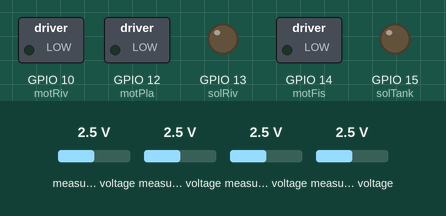
Recording of a sketch running on a simulated ESP8266 (NodeMCU). Shown: switched loads named in the sketch (green lamp = pin HIGH), output pins drawn as LEDs (lit = HIGH). The inputs (shaded band) are chosen by the test bench; at power-on: measured voltage 2.5 V. WiFi joins after 1.5 s; servers stay silent unless stated; what the sketch prints to the serial monitor is not drawn.

Above: at 3.7 s.
3.8 s: measured voltage (sensor 201) set to 0.6 V
9.2 s: measured voltage (sensor 201) set to 0.3 V
At 11.1 s:
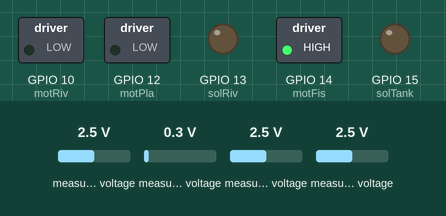
At 12.5 s:
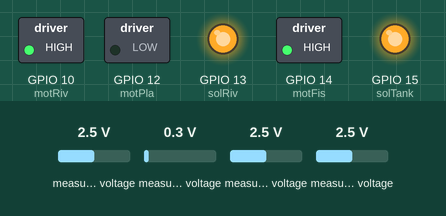
Timing chart, 0 to 14.0 s (numbered marks = the images above; inputs shaded):
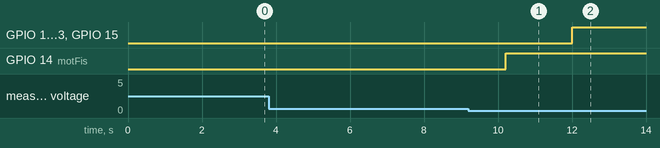

The sketch:

Aquaponics_System.ino
```cpp
#include <ESP8266WiFi.h>
#include <FirebaseESP8266.h>
#include <Adafruit_ADS1X15.h>

//Firebase Auth Tilapia
#define FIREBASE_HOST "tilapia-e9b97-default-rtdb.asia-southeast1.firebasedatabase.app"                    //Your Firebase Project URL goes here without "http:" , "\" and "/"
#define FIREBASE_AUTH "q0vPD4nBAE4rfyaMZZUYheyRkgnYNawKcZBk8Ma8" //Your Firebase Database Secret goes here
#define WIFI_SSID "Mineral Water"                                               //WiFi SSID to which you want NodeMCU to connect
#define WIFI_PASSWORD "1234azizi1234"

// Declare the Firebase Data object in the global scope
FirebaseData firebaseData;

//Pin number
const int solTank = 15; //Solenoid to tank
const int solRiv = 13; //solenoid to riber
const int motPla = 12; //motor to plant
const int motFis = 14; //motor frm fish
const int motRiv = 10; //motor frm river

//For Interrupt
const unsigned long eventSprinkler = 10000; //every 12 hr
const unsigned long eventCleaning = eventSprinkler*8; //every 4 day
unsigned long previousTime = 0;
unsigned long currentTime = millis();

//use 12 bit ADC
Adafruit_ADS1015 ads;

void interruptSprinkler();
void maintenance();

void setup(void)
{
  Serial.begin(115200);
  ads.setGain(GAIN_ONE);        // 1x gain   +/- 4.096V  1 bit = 2mV      0.125mV

  //If ADC fails
  if (!ads.begin()) {
    Serial.println("Failed to initialize ADS.");
    while (1);
  }

  //Initializing Wifi
  WiFi.begin(WIFI_SSID, WIFI_PASSWORD);                                     //try to connect with wifi
  Serial.print("Connecting to ");
  Serial.print(WIFI_SSID);
  while (WiFi.status() != WL_CONNECTED) {
    Serial.print(".");
    delay(500);
  }
  Serial.println();
  Serial.print("Connected to ");
  Serial.println(WIFI_SSID);
  Serial.print("IP Address is : ");
  Serial.println(WiFi.localIP());                                            //print local IP address
  Firebase.begin(FIREBASE_HOST, FIREBASE_AUTH);
  delay(1000);

  //Pin assignment
  pinMode(solTank, OUTPUT);
  pinMode(solRiv, OUTPUT);
  pinMode(motPla, OUTPUT);
  pinMode(motFis, OUTPUT);
  pinMode(motRiv, OUTPUT);

  //Initial state
  digitalWrite(solTank,LOW);
  digitalWrite(solRiv,LOW);
  digitalWrite(motPla,LOW);
  digitalWrite(motFis,LOW);
  digitalWrite(motRiv,LOW);

}

//Function to read water level sensor at filter tank
double waterS1()
{
  int16_t adc0;
  float volts0;

  adc0 = ads.readADC_SingleEnded(0); //Read ADC signal

  volts0 = ads.computeVolts(adc0);  //Show volts value

  Serial.print("AIN0: "); Serial.print(adc0); Serial.print("  "); Serial.print(volts0); Serial.println("V");
  delay(500);

  //Print Firebase Value
  Firebase.setInt(firebaseData, "/water/Filter/Value(bit)", adc0); //value of water level sensor in bit
  Firebase.setInt(firebaseData, "/water/Filter/Volt(V)", volts0); //value of water level sensor in volt
  delay(1000);
  return adc0;
}

//Function to read water level sensor at fish tank
double waterS2()
{
  int16_t adc1;
  float volts1;

  adc1 = ads.readADC_SingleEnded(1); //Read ADC signal

  volts1 = ads.computeVolts(adc1);  //Show volts value

  Serial.print("AIN1: "); Serial.print(adc1); Serial.print("  "); Serial.print(volts1); Serial.println("V");
  delay(500);

  Firebase.setInt(firebaseData, "/water/FishTank/Value(bit)", adc1); //value of water level sensor in bit
  Firebase.setInt(firebaseData, "/water/FishTank/Volt(V)", volts1); //value of water level sensor in volt
  delay(1000);
  return adc1;
}

//Function for ph at filter
double PH1()
{
  int16_t adc2;
  float volts2;

  adc2 = ads.readADC_SingleEnded(2);
  volts2 = ads.computeVolts(adc2);


  //no sticker sensor
  float trueVal1 = (7 + ((3.81 - volts2)/0.18))/2.55;
  Firebase.setInt(firebaseData, "/pH/Filter/Value(0-14)", trueVal1);
  delay(1000);
  return trueVal1;
}

//Ph at fish tank
double PH2()
{
  int16_t adc3;
  float volts3;

  adc3 = ads.readADC_SingleEnded(3);
  volts3 = ads.computeVolts(adc3);
  //with sticker
  float trueVal2 = (7 + ((3.87 - volts3)/0.18))/2.55;

  Firebase.setInt(firebaseData, "/pH/FishTank/Value(0-14)", trueVal2);
  delay(1000);
  return trueVal2;
}

//Function to turn on relay (NO connection initially)
void relayStatOn(int pinNumber) //Will supply power if used
{
  digitalWrite(pinNumber, HIGH);
}

void relayStatOff(int pinNumber)
{
  digitalWrite(pinNumber, LOW);
}

//MAIN Function to pump water from river to filter tank
void river2filter()
{
  int waterAtFilter = waterS1();
  Serial.println("River 2 filter");
  if(waterAtFilter <= 300) //if water level low, pump water
  {
    relayStatOn(motRiv);
  }else{ //else if water level low
    relayStatOff(motRiv);
  }
}

//MAIN Function to open solenoid from filter tank to fish tank
void filter2fish()
{
  int waterAtFish = waterS2();
  int phAtFilter = PH1();
  Serial.println("filter 2 fishr");
  //if water level low and ph 6.5 to 9 open solenoid
  if(waterAtFish <= 200 || phAtFilter >= 6 && phAtFilter <=9)
  {
    relayStatOn(solTank);
  }else{
    relayStatOff(solTank);
  }
}
//MAIN function to open pump from fish tank to filter
void fish2filter()
{
  int waterAtFish1 = waterS2();
  Serial.println("fish 2 filter");
  if(waterAtFish1 >= 200)
  {
    relayStatOn(motFis);
  }else{
    relayStatOff(motFis);
  }
}
//MAIN function to open solenoid to river from filter
void filter2River()
{
  int waterAtFilter1 = waterS1();
  Serial.println("filter 2 riber");
  if(waterAtFilter1 >= 200)
  {
    relayStatOn(solRiv);
  }else
    relayStatOff(solRiv);
}

void overall()
{
  river2filter();
  filter2fish();
  fish2filter();
  filter2River();
}

void interruptSprinkler()
{
  if(currentTime - previousTime >= eventSprinkler)
  {
    Serial.println("interruptsprinkler");
    relayStatOn(motPla);
    delay(10000); //10 sec
    relayStatOff(motPla);
  }
}

void maintenance()
{
  int start = millis();
  int end = millis();

  while((end - start) <= 600000) //run for 10min
  {
    relayStatOn(solTank);relayStatOn(solRiv); //motor to fishtank on, motor to river on
    if ((end - start) <= 420000) //if reach 7 minutes
    {
      relayStatOn(motRiv);
    }
  }
  overall();
}

void loop()
{// {
//   if(millis() - previousTime >= eventCleaning)
//   {
//     maintenance();
//   }else{
  interruptSprinkler();
  PH2();
  overall();
  maintenance();

}
```

Measured:
- the behaviour switches between 0.5 and 0.4 V on measured voltage (sensor 201) (found by bisection; images 0 and 1)
- after the input at 3.8 s, every drawn part: stays the same
